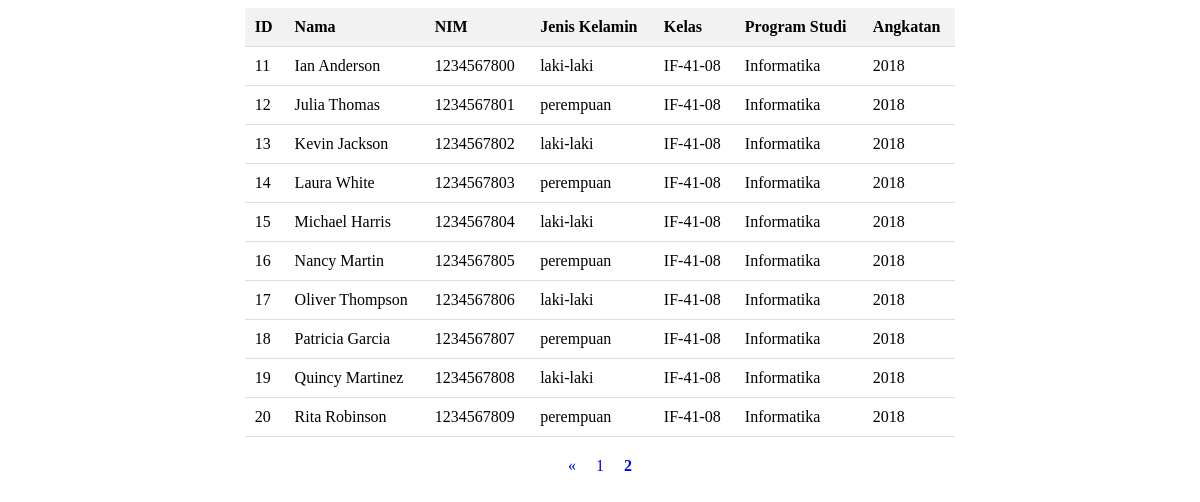
Screenshot of /?page=2 with the database file from the repository.
### tables this page shows
CREATE TABLE IF NOT EXISTS `mahasiswa` (
  `id` int(11) NOT NULL AUTO_INCREMENT,
  `nama` varchar(255) NOT NULL,
  `nim` varchar(255) NOT NULL,
  `jenis_kelamin` enum('laki-laki','perempuan') NOT NULL,
  `kelas` varchar(255) NOT NULL,
  `program_studi` varchar(255) NOT NULL,
  `angkatan` varchar(255) NOT NULL,
  PRIMARY KEY (`id`)
);

### index.php (called while the page is built, shortened)
<?php
$page = isset($_GET['page']) ? (int)$_GET['page'] : 1;
$studentsPerPage = 10;
$db = new Database($_ENV['DB_SERVER'], $_ENV['DB_USERNAME'], $_ENV['DB_PASSWORD'], $_ENV['DB_NAME']);
$studentRepo = new StudentRepository($db);
$studentView = new StudentView();
$result = $studentRepo->getStudents($page, $studentsPerPage);
$totalStudents = $studentRepo->getTotalStudents();
$totalPages = ceil($totalStudents / $studentsPerPage);
$studentView->render($result, $page, $totalPages);
?>

### src/Repositories/StudentRepository.php (called while the page is built, shortened)
<?php
class StudentRepository {
    private $db;
    public function __construct(Database $db) {
        $this->db = $db;
    }
    public function getStudents($page, $studentsPerPage) {
        $start = ($page - 1) * $studentsPerPage;
        $sql = "SELECT * FROM mahasiswa LIMIT ?, ?";
        $stmt = $this->db->prepare($sql);
        $stmt->bind_param("ii", $start, $studentsPerPage);
        $stmt->execute();
        return $stmt->get_result();
    }
    public function getTotalStudents() {
        $result = $this->db->query("SELECT COUNT(*) as total FROM mahasiswa");
        $row = $result->fetch_assoc();
        return $row['total'];
    }
}
?>

### src/Config/Database.php (called while the page is built, shortened)
<?php
class Database {
    private $conn;
    public function __construct($servername, $username, $password, $dbname) {
        $this->conn = new mysqli($servername, $username, $password, $dbname);
    }
    public function prepare($sql) {
        return $this->conn->prepare($sql);
    }
    public function query($sql) {
        return $this->conn->query($sql);
    }
}
?>

### src/Views/StudentView.php (the view, shortened to what this page needs)
<?php
class StudentView {
    public function render($result, $page, $totalPages) {
        echo '<table class="centered-table">';
        echo "<tr><th>ID</th><th>Nama</th><th>NIM</th><th>Jenis Kelamin</th><th>Kelas</th><th>Program Studi</th><th>Angkatan</th></tr>";
        while($row = $result->fetch_assoc()) {
            echo "<tr><td>".$row["id"]."</td><td>".$row["nama"]."</td><td>".$row["nim"]."</td><td>".$row["jenis_kelamin"]."</td><td>".$row["kelas"]."</td><td>".$row["program_studi"]."</td><td>".$row["angkatan"]."</td></tr>";
        }
        echo "</table>";
        echo '<div class="pagination">';
        if ($page > 1) {
            echo "<a href='?page=".($page - 1)."'>«</a>";
        }
        for ($i = 1; $i <= $totalPages; $i++) {
            if ($i == $page) {
                echo "<a href='?page=$i'><strong>$i</strong></a>";
            } else {
                echo "<a href='?page=$i'>$i</a>";
            }
        }
        echo '</div>';
    }
}
?>

### src/Views/StudentView.php (style rules this page uses)
.centered-table { margin: auto; border-collapse: collapse; width: 60%; padding-top: 20px; }
.centered-table th, .centered-table td { padding: 10px; text-align: justify; border-bottom: 1px solid #ddd; }
.centered-table th { background-color: #f2f2f2; }
.pagination { display: flex; justify-content: center; margin: 20px 0; }
.pagination a { margin: 0 10px; text-decoration: none; }

### rows the page displays
mahasiswa: id "11", nama "Ian Anderson", nim "1234567800", jenis_kelamin "laki-laki", kelas "IF-41-08", program_studi "Informatika", angkatan "2018"
mahasiswa: id "12", nama "Julia Thomas", nim "1234567801", jenis_kelamin "perempuan", kelas "IF-41-08", program_studi "Informatika", angkatan "2018"
mahasiswa: id "13", nama "Kevin Jackson", nim "1234567802", jenis_kelamin "laki-laki", kelas "IF-41-08", program_studi "Informatika", angkatan "2018"
mahasiswa: id "14", nama "Laura White", nim "1234567803", jenis_kelamin "perempuan", kelas "IF-41-08", program_studi "Informatika", angkatan "2018"
mahasiswa: id "15", nama "Michael Harris", nim "1234567804", jenis_kelamin "laki-laki", kelas "IF-41-08", program_studi "Informatika", angkatan "2018"
mahasiswa: id "16", nama "Nancy Martin", nim "1234567805", jenis_kelamin "perempuan", kelas "IF-41-08", program_studi "Informatika", angkatan "2018"
mahasiswa: id "17", nama "Oliver Thompson", nim "1234567806", jenis_kelamin "laki-laki", kelas "IF-41-08", program_studi "Informatika", angkatan "2018"
mahasiswa: id "18", nama "Patricia Garcia", nim "1234567807", jenis_kelamin "perempuan", kelas "IF-41-08", program_studi "Informatika", angkatan "2018"
mahasiswa: id "19", nama "Quincy Martinez", nim "1234567808", jenis_kelamin "laki-laki", kelas "IF-41-08", program_studi "Informatika", angkatan "2018"
mahasiswa: id "20", nama "Rita Robinson", nim "1234567809", jenis_kelamin "perempuan", kelas "IF-41-08", program_studi "Informatika", angkatan "2018"
